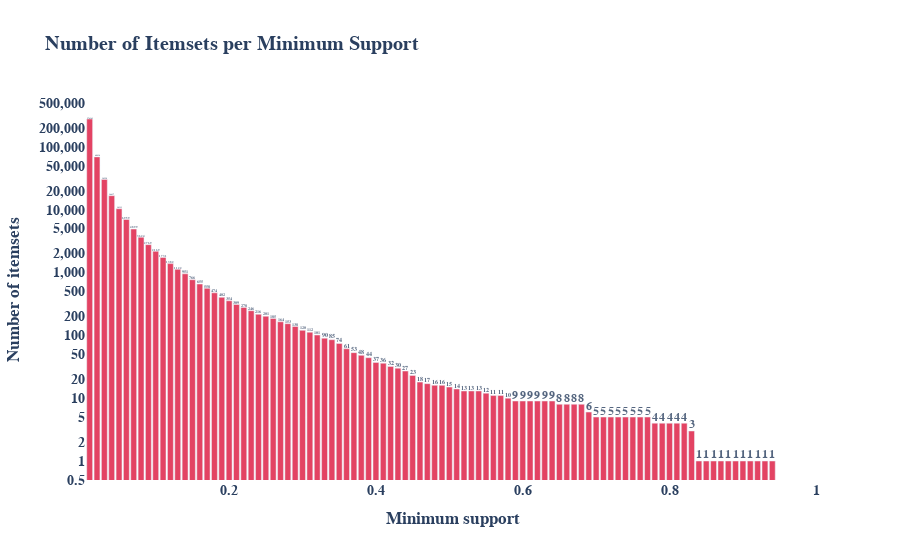
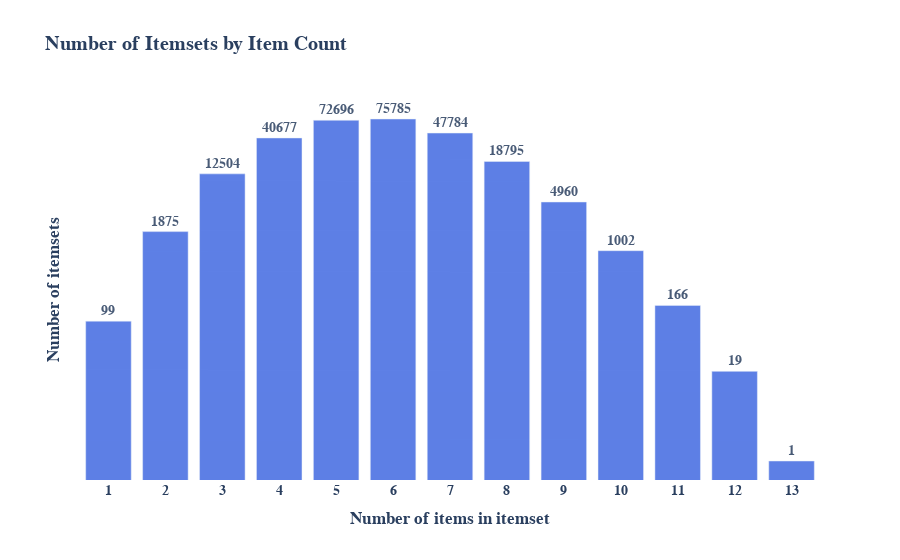

Here is the notebook cell these charts were saved with, in order:
### Markdown cell above
Aplicamos um algoritmo para encontrar padrões frequentes (*Apriori*, *FP-Growth* etc). Podemos observar o número de itens frequentes afim do suporte mínimo no intervalo $[0.05, 1.0]$ com $step=0.05$

### Code cell
# calculate frequent item sets
fp_algorithm = apriori  # frequent itemsets algorithm
interval = 1
support_values = [s / 100.0 for s in range(interval, 100 + interval, interval)]

print(f"Obtendo itemsets frequentes com {fp_algorithm.__name__}...")
if os.path.exists(f"./utils/frequent_itemsets_{interval}.pkl"):
    frequent_itemsets = pickle.load(open(f"./utils/frequent_itemsets_{interval}.pkl", "rb"))
else:
    min_support = min(support_values)
    frequent_itemsets = (
        fp_algorithm(train_df_binary, min_support=min_support, use_colnames=True, low_memory=True)
        if fp_algorithm is apriori
        else fp_algorithm(train_df_binary, min_support=min_support, use_colnames=True)
    )
    pickle.dump(frequent_itemsets, open(f"./utils/frequent_itemsets_{interval}.pkl", "wb"))

frequent_counts = [(frequent_itemsets["support"] >= s).sum() for s in support_values]
fig = go.Figure(
    data=[
        go.Bar(
            x=support_values,
            y=frequent_counts,
            text=[str(fc) for fc in frequent_counts],
            textposition="outside",
            marker_color="crimson",
            opacity=0.8,
        )
    ]
)
fig.update_layout(
    title="Number of Itemsets per Minimum Support",
    xaxis_title="Minimum support",
    yaxis_title="Number of itemsets",
    yaxis_type="log",
    template="plotly",
    font=dict(
        family="Arial",
        size=14,
        # color="white",
        weight="bold",
    ),
    yaxis=dict(showticklabels=True, tickformat=","),
    paper_bgcolor="rgba(0, 0, 0, 0)",
    plot_bgcolor="rgba(0, 0, 0, 0)",
)
fig.show()

itemset_lengths = frequent_itemsets["itemsets"].apply(lambda x: len(x))
length_counts = itemset_lengths.value_counts().sort_index()
fig = go.Figure(
    data=[
        go.Bar(
            x=length_counts.index,
            y=length_counts.values,
            text=[str(v) for v in length_counts.values],
            textposition="outside",
            marker_color="royalblue",
            opacity=0.85,
        )
    ]
)
fig.update_layout(
    title="Number of Itemsets by Item Count",
    xaxis_title="Number of items in itemset",
    yaxis_title="Number of itemsets",
    yaxis_type="log",
    template="plotly",
    font=dict(
        family="Arial",
        size=14,
        # color="white",
        weight="bold",
    ),
    uniformtext_minsize=10,
    uniformtext_mode="show",
    xaxis=dict(tickmode="linear", tick0=1, dtick=1),
    yaxis=dict(showticklabels=False, tickformat=","),
    paper_bgcolor="rgba(0, 0, 0, 0)",
    plot_bgcolor="rgba(0, 0, 0, 0)",
)
fig.show()

### Figure 1 — Plotly figure (JSON) as saved in the notebook; plotly's stock layout.template omitted (floating-point values rounded to 4 significant figures)
{"data": [{"marker": {"color": "crimson"}, "opacity": 0.8, "text": ["276363", "68934", "30258", "16637", "10313", "6959", "4899", "3624", "2769", "2169", "1731", "1382", "1122", "951", "766", "655", "558", "474", "402", "354", "309", "278", "246", "216", "201", "185", "164", "153", "138", "120", "112", "101", "90", "85", "74", "61", "53", "48", "44", "37", "36", "32", "30", "27", "23", "18", "17", "16", "16", "15", "14", "13", "13", "13", "12", "11", "11", "10", "9", "9", "9", "9", "9", "9", "8", "8", "8", "8", "6", "5", "5", "5", "5", "5", "5", "5", "5", "4", "4", "4", "4", "4", "3", "1", "1", "1", "1", "1", "1", "1", "1", "1", "1", "1", "0", "0", "0", "0", "0", "0"], "textposition": "outside", "type": "bar", "x": [0.01, 0.02, 0.03, 0.04, 0.05, 0.06, 0.07, 0.08, 0.09, 0.1, 0.11, 0.12, 0.13, 0.14, 0.15, 0.16, 0.17, 0.18, 0.19, 0.2, 0.21, 0.22, 0.23, 0.24, 0.25, 0.26, 0.27, 0.28, 0.29, 0.3, 0.31, 0.32, 0.33, 0.34, 0.35, 0.36, 0.37, 0.38, 0.39, 0.4, 0.41, 0.42, 0.43, 0.44, 0.45, 0.46, 0.47, 0.48, 0.49, 0.5, 0.51, 0.52, 0.53, 0.54, 0.55, 0.56, 0.57, 0.58, 0.59, 0.6, 0.61, 0.62, 0.63, 0.64, 0.65, 0.66, 0.67, 0.68, 0.69, 0.7, 0.71, 0.72, 0.73, 0.74, 0.75, 0.76, 0.77, 0.78, 0.79, 0.8, 0.81, 0.82, 0.83, 0.84, 0.85, 0.86, 0.87, 0.88, 0.89, 0.9, 0.91, 0.92, 0.93, 0.94, 0.95, 0.96, 0.97, 0.98, 0.99, 1], "y": [276363, 68934, 30258, 16637, 10313, 6959, 4899, 3624, 2769, 2169, 1731, 1382, 1122, 951, 766, 655, 558, 474, 402, 354, 309, 278, 246, 216, 201, 185, 164, 153, 138, 120, 112, 101, 90, 85, 74, 61, 53, 48, 44, 37, 36, 32, 30, 27, 23, 18, 17, 16, 16, 15, 14, 13, 13, 13, 12, 11, 11, 10, 9, 9, 9, 9, 9, 9, 8, 8, 8, 8, 6, 5, 5, 5, 5, 5, 5, 5, 5, 4, 4, 4, 4, 4, 3, 1, 1, 1, 1, 1, 1, 1, 1, 1, 1, 1, 0, 0, 0, 0, 0, 0]}], "layout": {"font": {"family": "Arial", "size": 14, "weight": "bold"}, "paper_bgcolor": "rgba(0, 0, 0, 0)", "plot_bgcolor": "rgba(0, 0, 0, 0)", "title": {"text": "Number of Itemsets per Minimum Support"}, "xaxis": {"title": {"text": "Minimum support"}}, "yaxis": {"showticklabels": true, "tickformat": ",", "title": {"text": "Number of itemsets"}, "type": "log"}}}

### Figure 2 — Plotly figure (JSON) as saved in the notebook; plotly's stock layout.template omitted (floating-point values rounded to 4 significant figures)
{"data": [{"marker": {"color": "royalblue"}, "opacity": 0.85, "text": ["99", "1875", "12504", "40677", "72696", "75785", "47784", "18795", "4960", "1002", "166", "19", "1"], "textposition": "outside", "type": "bar", "x": [1, 2, 3, 4, 5, 6, 7, 8, 9, 10, 11, 12, 13], "y": [99, 1875, 12504, 40677, 72696, 75785, 47784, 18795, 4960, 1002, 166, 19, 1]}], "layout": {"font": {"family": "Arial", "size": 14, "weight": "bold"}, "paper_bgcolor": "rgba(0, 0, 0, 0)", "plot_bgcolor": "rgba(0, 0, 0, 0)", "title": {"text": "Number of Itemsets by Item Count"}, "uniformtext": {"minsize": 10, "mode": "show"}, "xaxis": {"dtick": 1, "tick0": 1, "tickmode": "linear", "title": {"text": "Number of items in itemset"}}, "yaxis": {"showticklabels": false, "tickformat": ",", "title": {"text": "Number of itemsets"}, "type": "log"}}}
